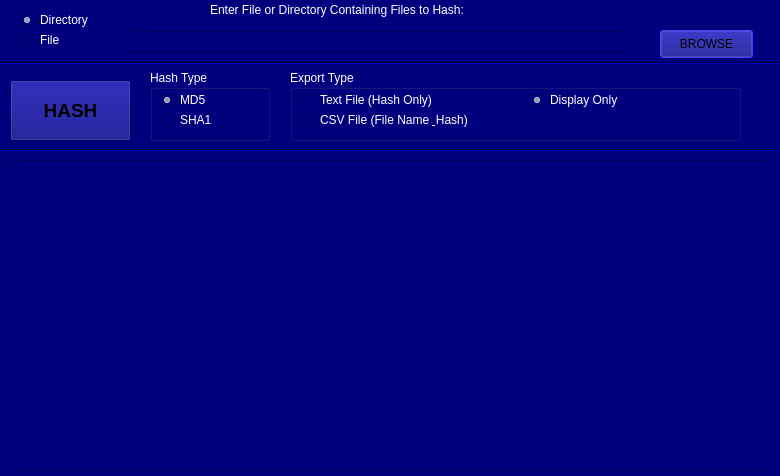
<?xml version="1.0" encoding="UTF-8"?>
<ui version="4.0">
 <class>Dialog</class>
 <widget class="QDialog" name="Dialog">
  <property name="geometry">
   <rect>
    <x>0</x>
    <y>0</y>
    <width>780</width>
    <height>476</height>
   </rect>
  </property>
  <property name="palette">
   <palette>
    <active>
     <colorrole role="WindowText">
      <brush brushstyle="SolidPattern">
       <color alpha="255">
        <red>255</red>
        <green>255</green>
        <blue>255</blue>
       </color>
      </brush>
     </colorrole>
     <colorrole role="Button">
      <brush brushstyle="SolidPattern">
       <color alpha="255">
        <red>0</red>
        <green>0</green>
        <blue>255</blue>
       </color>
      </brush>
     </colorrole>
     <colorrole role="Light">
      <brush brushstyle="SolidPattern">
       <color alpha="255">
        <red>0</red>
        <green>0</green>
        <blue>190</blue>
       </color>
      </brush>
     </colorrole>
     <colorrole role="Midlight">
      <brush brushstyle="SolidPattern">
       <color alpha="255">
        <red>0</red>
        <green>0</green>
        <blue>158</blue>
       </color>
      </brush>
     </colorrole>
     <colorrole role="Dark">
      <brush brushstyle="SolidPattern">
       <color alpha="255">
        <red>0</red>
        <green>0</green>
        <blue>63</blue>
       </color>
      </brush>
     </colorrole>
     <colorrole role="Mid">
      <brush brushstyle="SolidPattern">
       <color alpha="255">
        <red>0</red>
        <green>0</green>
        <blue>85</blue>
       </color>
      </brush>
     </colorrole>
     <colorrole role="Text">
      <brush brushstyle="SolidPattern">
       <color alpha="255">
        <red>255</red>
        <green>255</green>
        <blue>255</blue>
       </color>
      </brush>
     </colorrole>
     <colorrole role="BrightText">
      <brush brushstyle="SolidPattern">
       <color alpha="255">
        <red>255</red>
        <green>255</green>
        <blue>255</blue>
       </color>
      </brush>
     </colorrole>
     <colorrole role="ButtonText">
      <brush brushstyle="SolidPattern">
       <color alpha="255">
        <red>0</red>
        <green>0</green>
        <blue>0</blue>
       </color>
      </brush>
     </colorrole>
     <colorrole role="Base">
      <brush brushstyle="SolidPattern">
       <color alpha="255">
        <red>255</red>
        <green>255</green>
        <blue>255</blue>
       </color>
      </brush>
     </colorrole>
     <colorrole role="Window">
      <brush brushstyle="SolidPattern">
       <color alpha="255">
        <red>0</red>
        <green>0</green>
        <blue>127</blue>
       </color>
      </brush>
     </colorrole>
     <colorrole role="Shadow">
      <brush brushstyle="SolidPattern">
       <color alpha="255">
        <red>0</red>
        <green>0</green>
        <blue>0</blue>
       </color>
      </brush>
     </colorrole>
     <colorrole role="Highlight">
      <brush brushstyle="SolidPattern">
       <color alpha="255">
        <red>0</red>
        <green>120</green>
        <blue>215</blue>
       </color>
      </brush>
     </colorrole>
     <colorrole role="HighlightedText">
      <brush brushstyle="SolidPattern">
       <color alpha="255">
        <red>0</red>
        <green>0</green>
        <blue>0</blue>
       </color>
      </brush>
     </colorrole>
     <colorrole role="AlternateBase">
      <brush brushstyle="SolidPattern">
       <color alpha="255">
        <red>0</red>
        <green>0</green>
        <blue>63</blue>
       </color>
      </brush>
     </colorrole>
     <colorrole role="ToolTipBase">
      <brush brushstyle="SolidPattern">
       <color alpha="255">
        <red>255</red>
        <green>255</green>
        <blue>220</blue>
       </color>
      </brush>
     </colorrole>
     <colorrole role="ToolTipText">
      <brush brushstyle="SolidPattern">
       <color alpha="255">
        <red>0</red>
        <green>0</green>
        <blue>0</blue>
       </color>
      </brush>
     </colorrole>
     <colorrole role="PlaceholderText">
      <brush brushstyle="SolidPattern">
       <color alpha="128">
        <red>255</red>
        <green>255</green>
        <blue>255</blue>
       </color>
      </brush>
     </colorrole>
    </active>
    <inactive>
     <colorrole role="WindowText">
      <brush brushstyle="SolidPattern">
       <color alpha="255">
        <red>255</red>
        <green>255</green>
        <blue>255</blue>
       </color>
      </brush>
     </colorrole>
     <colorrole role="Button">
      <brush brushstyle="SolidPattern">
       <color alpha="255">
        <red>0</red>
        <green>0</green>
        <blue>127</blue>
       </color>
      </brush>
     </colorrole>
     <colorrole role="Light">
      <brush brushstyle="SolidPattern">
       <color alpha="255">
        <red>0</red>
        <green>0</green>
        <blue>190</blue>
       </color>
      </brush>
     </colorrole>
     <colorrole role="Midlight">
      <brush brushstyle="SolidPattern">
       <color alpha="255">
        <red>0</red>
        <green>0</green>
        <blue>158</blue>
       </color>
      </brush>
     </colorrole>
     <colorrole role="Dark">
      <brush brushstyle="SolidPattern">
       <color alpha="255">
        <red>0</red>
        <green>0</green>
        <blue>63</blue>
       </color>
      </brush>
     </colorrole>
     <colorrole role="Mid">
      <brush brushstyle="SolidPattern">
       <color alpha="255">
        <red>0</red>
        <green>0</green>
        <blue>85</blue>
       </color>
      </brush>
     </colorrole>
     <colorrole role="Text">
      <brush brushstyle="SolidPattern">
       <color alpha="255">
        <red>255</red>
        <green>255</green>
        <blue>255</blue>
       </color>
      </brush>
     </colorrole>
     <colorrole role="BrightText">
      <brush brushstyle="SolidPattern">
       <color alpha="255">
        <red>255</red>
        <green>255</green>
        <blue>255</blue>
       </color>
      </brush>
     </colorrole>
     <colorrole role="ButtonText">
      <brush brushstyle="SolidPattern">
       <color alpha="255">
        <red>0</red>
        <green>0</green>
        <blue>0</blue>
       </color>
      </brush>
     </colorrole>
     <colorrole role="Base">
      <brush brushstyle="SolidPattern">
       <color alpha="255">
        <red>0</red>
        <green>0</green>
        <blue>127</blue>
       </color>
      </brush>
     </colorrole>
     <colorrole role="Window">
      <brush brushstyle="SolidPattern">
       <color alpha="255">
        <red>0</red>
        <green>0</green>
        <blue>127</blue>
       </color>
      </brush>
     </colorrole>
     <colorrole role="Shadow">
      <brush brushstyle="SolidPattern">
       <color alpha="255">
        <red>0</red>
        <green>0</green>
        <blue>0</blue>
       </color>
      </brush>
     </colorrole>
     <colorrole role="Highlight">
      <brush brushstyle="SolidPattern">
       <color alpha="255">
        <red>0</red>
        <green>0</green>
        <blue>255</blue>
       </color>
      </brush>
     </colorrole>
     <colorrole role="HighlightedText">
      <brush brushstyle="SolidPattern">
       <color alpha="255">
        <red>0</red>
        <green>0</green>
        <blue>0</blue>
       </color>
      </brush>
     </colorrole>
     <colorrole role="AlternateBase">
      <brush brushstyle="SolidPattern">
       <color alpha="255">
        <red>0</red>
        <green>0</green>
        <blue>63</blue>
       </color>
      </brush>
     </colorrole>
     <colorrole role="ToolTipBase">
      <brush brushstyle="SolidPattern">
       <color alpha="255">
        <red>255</red>
        <green>255</green>
        <blue>220</blue>
       </color>
      </brush>
     </colorrole>
     <colorrole role="ToolTipText">
      <brush brushstyle="SolidPattern">
       <color alpha="255">
        <red>255</red>
        <green>255</green>
        <blue>255</blue>
       </color>
      </brush>
     </colorrole>
     <colorrole role="PlaceholderText">
      <brush brushstyle="SolidPattern">
       <color alpha="128">
        <red>255</red>
        <green>255</green>
        <blue>255</blue>
       </color>
      </brush>
     </colorrole>
    </inactive>
    <disabled>
     <colorrole role="WindowText">
      <brush brushstyle="SolidPattern">
       <color alpha="255">
        <red>255</red>
        <green>255</green>
        <blue>255</blue>
       </color>
      </brush>
     </colorrole>
     <colorrole role="Button">
      <brush brushstyle="SolidPattern">
       <color alpha="255">
        <red>0</red>
        <green>0</green>
        <blue>127</blue>
       </color>
      </brush>
     </colorrole>
     <colorrole role="Light">
      <brush brushstyle="SolidPattern">
       <color alpha="255">
        <red>0</red>
        <green>0</green>
        <blue>190</blue>
       </color>
      </brush>
     </colorrole>
     <colorrole role="Midlight">
      <brush brushstyle="SolidPattern">
       <color alpha="255">
        <red>0</red>
        <green>0</green>
        <blue>158</blue>
       </color>
      </brush>
     </colorrole>
     <colorrole role="Dark">
      <brush brushstyle="SolidPattern">
       <color alpha="255">
        <red>0</red>
        <green>0</green>
        <blue>63</blue>
       </color>
      </brush>
     </colorrole>
     <colorrole role="Mid">
      <brush brushstyle="SolidPattern">
       <color alpha="255">
        <red>0</red>
        <green>0</green>
        <blue>85</blue>
       </color>
      </brush>
     </colorrole>
     <colorrole role="Text">
      <brush brushstyle="SolidPattern">
       <color alpha="255">
        <red>255</red>
        <green>255</green>
        <blue>255</blue>
       </color>
      </brush>
     </colorrole>
     <colorrole role="BrightText">
      <brush brushstyle="SolidPattern">
       <color alpha="255">
        <red>255</red>
        <green>255</green>
        <blue>255</blue>
       </color>
      </brush>
     </colorrole>
     <colorrole role="ButtonText">
      <brush brushstyle="SolidPattern">
       <color alpha="255">
        <red>0</red>
        <green>0</green>
        <blue>63</blue>
       </color>
      </brush>
     </colorrole>
     <colorrole role="Base">
      <brush brushstyle="SolidPattern">
       <color alpha="255">
        <red>0</red>
        <green>0</green>
        <blue>127</blue>
       </color>
      </brush>
     </colorrole>
     <colorrole role="Window">
      <brush brushstyle="SolidPattern">
       <color alpha="255">
        <red>0</red>
        <green>0</green>
        <blue>127</blue>
       </color>
      </brush>
     </colorrole>
     <colorrole role="Shadow">
      <brush brushstyle="SolidPattern">
       <color alpha="255">
        <red>0</red>
        <green>0</green>
        <blue>0</blue>
       </color>
      </brush>
     </colorrole>
     <colorrole role="Highlight">
      <brush brushstyle="SolidPattern">
       <color alpha="255">
        <red>0</red>
        <green>120</green>
        <blue>215</blue>
       </color>
      </brush>
     </colorrole>
     <colorrole role="HighlightedText">
      <brush brushstyle="SolidPattern">
       <color alpha="255">
        <red>255</red>
        <green>255</green>
        <blue>255</blue>
       </color>
      </brush>
     </colorrole>
     <colorrole role="AlternateBase">
      <brush brushstyle="SolidPattern">
       <color alpha="255">
        <red>0</red>
        <green>0</green>
        <blue>127</blue>
       </color>
      </brush>
     </colorrole>
     <colorrole role="ToolTipBase">
      <brush brushstyle="SolidPattern">
       <color alpha="255">
        <red>255</red>
        <green>255</green>
        <blue>220</blue>
       </color>
      </brush>
     </colorrole>
     <colorrole role="ToolTipText">
      <brush brushstyle="SolidPattern">
       <color alpha="255">
        <red>255</red>
        <green>255</green>
        <blue>255</blue>
       </color>
      </brush>
     </colorrole>
     <colorrole role="PlaceholderText">
      <brush brushstyle="SolidPattern">
       <color alpha="128">
        <red>255</red>
        <green>255</green>
        <blue>255</blue>
       </color>
      </brush>
     </colorrole>
    </disabled>
   </palette>
  </property>
  <property name="windowTitle">
   <string>Dialog</string>
  </property>
  <widget class="QPushButton" name="browse">
   <property name="geometry">
    <rect>
     <x>660</x>
     <y>30</y>
     <width>93</width>
     <height>28</height>
    </rect>
   </property>
   <property name="text">
    <string>BROWSE</string>
   </property>
  </widget>
  <widget class="QLineEdit" name="name">
   <property name="geometry">
    <rect>
     <x>130</x>
     <y>30</y>
     <width>501</width>
     <height>22</height>
    </rect>
   </property>
  </widget>
  <widget class="QTextBrowser" name="display">
   <property name="geometry">
    <rect>
     <x>10</x>
     <y>160</y>
     <width>761</width>
     <height>311</height>
    </rect>
   </property>
   <property name="palette">
    <palette>
     <active>
      <colorrole role="Text">
       <brush brushstyle="SolidPattern">
        <color alpha="255">
         <red>0</red>
         <green>0</green>
         <blue>0</blue>
        </color>
       </brush>
      </colorrole>
      <colorrole role="Highlight">
       <brush brushstyle="SolidPattern">
        <color alpha="255">
         <red>255</red>
         <green>255</green>
         <blue>255</blue>
        </color>
       </brush>
      </colorrole>
     </active>
     <inactive>
      <colorrole role="Text">
       <brush brushstyle="SolidPattern">
        <color alpha="255">
         <red>0</red>
         <green>0</green>
         <blue>0</blue>
        </color>
       </brush>
      </colorrole>
      <colorrole role="Highlight">
       <brush brushstyle="SolidPattern">
        <color alpha="255">
         <red>255</red>
         <green>255</green>
         <blue>255</blue>
        </color>
       </brush>
      </colorrole>
     </inactive>
     <disabled>
      <colorrole role="Text">
       <brush brushstyle="SolidPattern">
        <color alpha="255">
         <red>255</red>
         <green>255</green>
         <blue>255</blue>
        </color>
       </brush>
      </colorrole>
      <colorrole role="Highlight">
       <brush brushstyle="SolidPattern">
        <color alpha="255">
         <red>0</red>
         <green>120</green>
         <blue>215</blue>
        </color>
       </brush>
      </colorrole>
     </disabled>
    </palette>
   </property>
  </widget>
  <widget class="QPushButton" name="hash_button">
   <property name="geometry">
    <rect>
     <x>10</x>
     <y>80</y>
     <width>121</width>
     <height>61</height>
    </rect>
   </property>
   <property name="font">
    <font>
     <pointsize>14</pointsize>
     <weight>75</weight>
     <bold>true</bold>
    </font>
   </property>
   <property name="text">
    <string>HASH</string>
   </property>
  </widget>
  <widget class="QLabel" name="label">
   <property name="geometry">
    <rect>
     <x>210</x>
     <y>0</y>
     <width>291</width>
     <height>20</height>
    </rect>
   </property>
   <property name="text">
    <string>Enter File or Directory Containing Files to Hash:</string>
   </property>
  </widget>
  <widget class="Line" name="line">
   <property name="geometry">
    <rect>
     <x>0</x>
     <y>53</y>
     <width>781</width>
     <height>20</height>
    </rect>
   </property>
   <property name="orientation">
    <enum>Qt::Horizontal</enum>
   </property>
  </widget>
  <widget class="Line" name="line_2">
   <property name="geometry">
    <rect>
     <x>0</x>
     <y>140</y>
     <width>781</width>
     <height>20</height>
    </rect>
   </property>
   <property name="orientation">
    <enum>Qt::Horizontal</enum>
   </property>
  </widget>
  <widget class="QRadioButton" name="directory_button">
   <property name="geometry">
    <rect>
     <x>20</x>
     <y>10</y>
     <width>95</width>
     <height>20</height>
    </rect>
   </property>
   <property name="text">
    <string>Directory</string>
   </property>
   <property name="checked">
    <bool>true</bool>
   </property>
  </widget>
  <widget class="QRadioButton" name="file_button">
   <property name="geometry">
    <rect>
     <x>20</x>
     <y>30</y>
     <width>95</width>
     <height>20</height>
    </rect>
   </property>
   <property name="text">
    <string>File</string>
   </property>
   <property name="checked">
    <bool>false</bool>
   </property>
  </widget>
  <widget class="QGroupBox" name="groupBox">
   <property name="geometry">
    <rect>
     <x>150</x>
     <y>70</y>
     <width>120</width>
     <height>71</height>
    </rect>
   </property>
   <property name="palette">
    <palette>
     <active>
      <colorrole role="WindowText">
       <brush brushstyle="SolidPattern">
        <color alpha="255">
         <red>255</red>
         <green>255</green>
         <blue>255</blue>
        </color>
       </brush>
      </colorrole>
      <colorrole role="Dark">
       <brush brushstyle="SolidPattern">
        <color alpha="255">
         <red>255</red>
         <green>255</green>
         <blue>255</blue>
        </color>
       </brush>
      </colorrole>
      <colorrole role="Text">
       <brush brushstyle="SolidPattern">
        <color alpha="255">
         <red>255</red>
         <green>255</green>
         <blue>255</blue>
        </color>
       </brush>
      </colorrole>
      <colorrole role="ButtonText">
       <brush brushstyle="SolidPattern">
        <color alpha="255">
         <red>0</red>
         <green>0</green>
         <blue>0</blue>
        </color>
       </brush>
      </colorrole>
      <colorrole role="Highlight">
       <brush brushstyle="SolidPattern">
        <color alpha="255">
         <red>255</red>
         <green>255</green>
         <blue>255</blue>
        </color>
       </brush>
      </colorrole>
      <colorrole role="HighlightedText">
       <brush brushstyle="SolidPattern">
        <color alpha="255">
         <red>255</red>
         <green>255</green>
         <blue>255</blue>
        </color>
       </brush>
      </colorrole>
      <colorrole role="ToolTipText">
       <brush brushstyle="SolidPattern">
        <color alpha="255">
         <red>255</red>
         <green>255</green>
         <blue>255</blue>
        </color>
       </brush>
      </colorrole>
      <colorrole role="PlaceholderText">
       <brush brushstyle="NoBrush">
        <color alpha="128">
         <red>255</red>
         <green>255</green>
         <blue>255</blue>
        </color>
       </brush>
      </colorrole>
     </active>
     <inactive>
      <colorrole role="WindowText">
       <brush brushstyle="SolidPattern">
        <color alpha="255">
         <red>255</red>
         <green>255</green>
         <blue>255</blue>
        </color>
       </brush>
      </colorrole>
      <colorrole role="Dark">
       <brush brushstyle="SolidPattern">
        <color alpha="255">
         <red>255</red>
         <green>255</green>
         <blue>255</blue>
        </color>
       </brush>
      </colorrole>
      <colorrole role="Text">
       <brush brushstyle="SolidPattern">
        <color alpha="255">
         <red>255</red>
         <green>255</green>
         <blue>255</blue>
        </color>
       </brush>
      </colorrole>
      <colorrole role="ButtonText">
       <brush brushstyle="SolidPattern">
        <color alpha="255">
         <red>0</red>
         <green>0</green>
         <blue>0</blue>
        </color>
       </brush>
      </colorrole>
      <colorrole role="Highlight">
       <brush brushstyle="SolidPattern">
        <color alpha="255">
         <red>255</red>
         <green>255</green>
         <blue>255</blue>
        </color>
       </brush>
      </colorrole>
      <colorrole role="HighlightedText">
       <brush brushstyle="SolidPattern">
        <color alpha="255">
         <red>255</red>
         <green>255</green>
         <blue>255</blue>
        </color>
       </brush>
      </colorrole>
      <colorrole role="ToolTipText">
       <brush brushstyle="SolidPattern">
        <color alpha="255">
         <red>255</red>
         <green>255</green>
         <blue>255</blue>
        </color>
       </brush>
      </colorrole>
      <colorrole role="PlaceholderText">
       <brush brushstyle="NoBrush">
        <color alpha="128">
         <red>255</red>
         <green>255</green>
         <blue>255</blue>
        </color>
       </brush>
      </colorrole>
     </inactive>
     <disabled>
      <colorrole role="WindowText">
       <brush brushstyle="SolidPattern">
        <color alpha="255">
         <red>255</red>
         <green>255</green>
         <blue>255</blue>
        </color>
       </brush>
      </colorrole>
      <colorrole role="Dark">
       <brush brushstyle="SolidPattern">
        <color alpha="255">
         <red>255</red>
         <green>255</green>
         <blue>255</blue>
        </color>
       </brush>
      </colorrole>
      <colorrole role="Text">
       <brush brushstyle="SolidPattern">
        <color alpha="255">
         <red>255</red>
         <green>255</green>
         <blue>255</blue>
        </color>
       </brush>
      </colorrole>
      <colorrole role="ButtonText">
       <brush brushstyle="SolidPattern">
        <color alpha="255">
         <red>255</red>
         <green>255</green>
         <blue>255</blue>
        </color>
       </brush>
      </colorrole>
      <colorrole role="Highlight">
       <brush brushstyle="SolidPattern">
        <color alpha="255">
         <red>0</red>
         <green>120</green>
         <blue>215</blue>
        </color>
       </brush>
      </colorrole>
      <colorrole role="HighlightedText">
       <brush brushstyle="SolidPattern">
        <color alpha="255">
         <red>255</red>
         <green>255</green>
         <blue>255</blue>
        </color>
       </brush>
      </colorrole>
      <colorrole role="ToolTipText">
       <brush brushstyle="SolidPattern">
        <color alpha="255">
         <red>255</red>
         <green>255</green>
         <blue>255</blue>
        </color>
       </brush>
      </colorrole>
      <colorrole role="PlaceholderText">
       <brush brushstyle="NoBrush">
        <color alpha="128">
         <red>255</red>
         <green>255</green>
         <blue>255</blue>
        </color>
       </brush>
      </colorrole>
     </disabled>
    </palette>
   </property>
   <property name="title">
    <string>Hash Type</string>
   </property>
   <widget class="QRadioButton" name="md5_box">
    <property name="geometry">
     <rect>
      <x>10</x>
      <y>20</y>
      <width>95</width>
      <height>20</height>
     </rect>
    </property>
    <property name="palette">
     <palette>
      <active>
       <colorrole role="WindowText">
        <brush brushstyle="SolidPattern">
         <color alpha="255">
          <red>255</red>
          <green>255</green>
          <blue>255</blue>
         </color>
        </brush>
       </colorrole>
       <colorrole role="Dark">
        <brush brushstyle="SolidPattern">
         <color alpha="255">
          <red>255</red>
          <green>255</green>
          <blue>255</blue>
         </color>
        </brush>
       </colorrole>
       <colorrole role="Text">
        <brush brushstyle="SolidPattern">
         <color alpha="255">
          <red>255</red>
          <green>255</green>
          <blue>255</blue>
         </color>
        </brush>
       </colorrole>
       <colorrole role="ButtonText">
        <brush brushstyle="SolidPattern">
         <color alpha="255">
          <red>0</red>
          <green>0</green>
          <blue>0</blue>
         </color>
        </brush>
       </colorrole>
       <colorrole role="PlaceholderText">
        <brush brushstyle="NoBrush">
         <color alpha="128">
          <red>255</red>
          <green>255</green>
          <blue>255</blue>
         </color>
        </brush>
       </colorrole>
      </active>
      <inactive>
       <colorrole role="WindowText">
        <brush brushstyle="SolidPattern">
         <color alpha="255">
          <red>255</red>
          <green>255</green>
          <blue>255</blue>
         </color>
        </brush>
       </colorrole>
       <colorrole role="Dark">
        <brush brushstyle="SolidPattern">
         <color alpha="255">
          <red>255</red>
          <green>255</green>
          <blue>255</blue>
         </color>
        </brush>
       </colorrole>
       <colorrole role="Text">
        <brush brushstyle="SolidPattern">
         <color alpha="255">
          <red>255</red>
          <green>255</green>
          <blue>255</blue>
         </color>
        </brush>
       </colorrole>
       <colorrole role="ButtonText">
        <brush brushstyle="SolidPattern">
         <color alpha="255">
          <red>0</red>
          <green>0</green>
          <blue>0</blue>
         </color>
        </brush>
       </colorrole>
       <colorrole role="PlaceholderText">
        <brush brushstyle="NoBrush">
         <color alpha="128">
          <red>255</red>
          <green>255</green>
          <blue>255</blue>
         </color>
        </brush>
       </colorrole>
      </inactive>
      <disabled>
       <colorrole role="WindowText">
        <brush brushstyle="SolidPattern">
         <color alpha="255">
          <red>255</red>
          <green>255</green>
          <blue>255</blue>
         </color>
        </brush>
       </colorrole>
       <colorrole role="Dark">
        <brush brushstyle="SolidPattern">
         <color alpha="255">
          <red>255</red>
          <green>255</green>
          <blue>255</blue>
         </color>
        </brush>
       </colorrole>
       <colorrole role="Text">
        <brush brushstyle="SolidPattern">
         <color alpha="255">
          <red>255</red>
          <green>255</green>
          <blue>255</blue>
         </color>
        </brush>
       </colorrole>
       <colorrole role="ButtonText">
        <brush brushstyle="SolidPattern">
         <color alpha="255">
          <red>255</red>
          <green>255</green>
          <blue>255</blue>
         </color>
        </brush>
       </colorrole>
       <colorrole role="PlaceholderText">
        <brush brushstyle="NoBrush">
         <color alpha="128">
          <red>255</red>
          <green>255</green>
          <blue>255</blue>
         </color>
        </brush>
       </colorrole>
      </disabled>
     </palette>
    </property>
    <property name="text">
     <string>MD5</string>
    </property>
    <property name="checked">
     <bool>true</bool>
    </property>
   </widget>
   <widget class="QRadioButton" name="sha1_box">
    <property name="geometry">
     <rect>
      <x>10</x>
      <y>40</y>
      <width>95</width>
      <height>20</height>
     </rect>
    </property>
    <property name="text">
     <string>SHA1</string>
    </property>
   </widget>
  </widget>
  <widget class="QGroupBox" name="groupBox_2">
   <property name="geometry">
    <rect>
     <x>290</x>
     <y>70</y>
     <width>451</width>
     <height>71</height>
    </rect>
   </property>
   <property name="palette">
    <palette>
     <active>
      <colorrole role="WindowText">
       <brush brushstyle="SolidPattern">
        <color alpha="255">
         <red>255</red>
         <green>255</green>
         <blue>255</blue>
        </color>
       </brush>
      </colorrole>
      <colorrole role="Dark">
       <brush brushstyle="SolidPattern">
        <color alpha="255">
         <red>255</red>
         <green>255</green>
         <blue>255</blue>
        </color>
       </brush>
      </colorrole>
      <colorrole role="Text">
       <brush brushstyle="SolidPattern">
        <color alpha="255">
         <red>255</red>
         <green>255</green>
         <blue>255</blue>
        </color>
       </brush>
      </colorrole>
      <colorrole role="ButtonText">
       <brush brushstyle="SolidPattern">
        <color alpha="255">
         <red>0</red>
         <green>0</green>
         <blue>0</blue>
        </color>
       </brush>
      </colorrole>
      <colorrole role="Base">
       <brush brushstyle="SolidPattern">
        <color alpha="255">
         <red>0</red>
         <green>0</green>
         <blue>127</blue>
        </color>
       </brush>
      </colorrole>
      <colorrole role="Shadow">
       <brush brushstyle="SolidPattern">
        <color alpha="255">
         <red>0</red>
         <green>0</green>
         <blue>127</blue>
        </color>
       </brush>
      </colorrole>
      <colorrole role="HighlightedText">
       <brush brushstyle="SolidPattern">
        <color alpha="255">
         <red>255</red>
         <green>255</green>
         <blue>255</blue>
        </color>
       </brush>
      </colorrole>
      <colorrole role="AlternateBase">
       <brush brushstyle="SolidPattern">
        <color alpha="255">
         <red>0</red>
         <green>85</green>
         <blue>255</blue>
        </color>
       </brush>
      </colorrole>
      <colorrole role="ToolTipText">
       <brush brushstyle="SolidPattern">
        <color alpha="255">
         <red>0</red>
         <green>0</green>
         <blue>127</blue>
        </color>
       </brush>
      </colorrole>
      <colorrole role="PlaceholderText">
       <brush brushstyle="NoBrush">
        <color alpha="128">
         <red>255</red>
         <green>255</green>
         <blue>255</blue>
        </color>
       </brush>
      </colorrole>
     </active>
     <inactive>
      <colorrole role="WindowText">
       <brush brushstyle="SolidPattern">
        <color alpha="255">
         <red>255</red>
         <green>255</green>
         <blue>255</blue>
        </color>
       </brush>
      </colorrole>
      <colorrole role="Dark">
       <brush brushstyle="SolidPattern">
        <color alpha="255">
         <red>255</red>
         <green>255</green>
         <blue>255</blue>
        </color>
       </brush>
      </colorrole>
      <colorrole role="Text">
       <brush brushstyle="SolidPattern">
        <color alpha="255">
         <red>255</red>
         <green>255</green>
         <blue>255</blue>
        </color>
       </brush>
      </colorrole>
      <colorrole role="ButtonText">
       <brush brushstyle="SolidPattern">
        <color alpha="255">
         <red>255</red>
         <green>255</green>
         <blue>255</blue>
        </color>
       </brush>
      </colorrole>
      <colorrole role="Base">
       <brush brushstyle="SolidPattern">
        <color alpha="255">
         <red>0</red>
         <green>0</green>
         <blue>127</blue>
        </color>
       </brush>
      </colorrole>
      <colorrole role="Shadow">
       <brush brushstyle="SolidPattern">
        <color alpha="255">
         <red>0</red>
         <green>0</green>
         <blue>127</blue>
        </color>
       </brush>
      </colorrole>
      <colorrole role="HighlightedText">
       <brush brushstyle="SolidPattern">
        <color alpha="255">
         <red>255</red>
         <green>255</green>
         <blue>255</blue>
        </color>
       </brush>
      </colorrole>
      <colorrole role="AlternateBase">
       <brush brushstyle="SolidPattern">
        <color alpha="255">
         <red>0</red>
         <green>85</green>
         <blue>255</blue>
        </color>
       </brush>
      </colorrole>
      <colorrole role="ToolTipText">
       <brush brushstyle="SolidPattern">
        <color alpha="255">
         <red>0</red>
         <green>0</green>
         <blue>127</blue>
        </color>
       </brush>
      </colorrole>
      <colorrole role="PlaceholderText">
       <brush brushstyle="NoBrush">
        <color alpha="128">
         <red>255</red>
         <green>255</green>
         <blue>255</blue>
        </color>
       </brush>
      </colorrole>
     </inactive>
     <disabled>
      <colorrole role="WindowText">
       <brush brushstyle="SolidPattern">
        <color alpha="255">
         <red>255</red>
         <green>255</green>
         <blue>255</blue>
        </color>
       </brush>
      </colorrole>
      <colorrole role="Dark">
       <brush brushstyle="SolidPattern">
        <color alpha="255">
         <red>255</red>
         <green>255</green>
         <blue>255</blue>
        </color>
       </brush>
      </colorrole>
      <colorrole role="Text">
       <brush brushstyle="SolidPattern">
        <color alpha="255">
         <red>255</red>
         <green>255</green>
         <blue>255</blue>
        </color>
       </brush>
      </colorrole>
      <colorrole role="ButtonText">
       <brush brushstyle="SolidPattern">
        <color alpha="255">
         <red>255</red>
         <green>255</green>
         <blue>255</blue>
        </color>
       </brush>
      </colorrole>
      <colorrole role="Base">
       <brush brushstyle="SolidPattern">
        <color alpha="255">
         <red>0</red>
         <green>0</green>
         <blue>127</blue>
        </color>
       </brush>
      </colorrole>
      <colorrole role="Shadow">
       <brush brushstyle="SolidPattern">
        <color alpha="255">
         <red>0</red>
         <green>0</green>
         <blue>127</blue>
        </color>
       </brush>
      </colorrole>
      <colorrole role="HighlightedText">
       <brush brushstyle="SolidPattern">
        <color alpha="255">
         <red>255</red>
         <green>255</green>
         <blue>255</blue>
        </color>
       </brush>
      </colorrole>
      <colorrole role="AlternateBase">
       <brush brushstyle="SolidPattern">
        <color alpha="255">
         <red>0</red>
         <green>85</green>
         <blue>255</blue>
        </color>
       </brush>
      </colorrole>
      <colorrole role="ToolTipText">
       <brush brushstyle="SolidPattern">
        <color alpha="255">
         <red>0</red>
         <green>0</green>
         <blue>127</blue>
        </color>
       </brush>
      </colorrole>
      <colorrole role="PlaceholderText">
       <brush brushstyle="NoBrush">
        <color alpha="128">
         <red>255</red>
         <green>255</green>
         <blue>255</blue>
        </color>
       </brush>
      </colorrole>
     </disabled>
    </palette>
   </property>
   <property name="title">
    <string>Export Type</string>
   </property>
   <widget class="QRadioButton" name="text_box">
    <property name="geometry">
     <rect>
      <x>10</x>
      <y>20</y>
      <width>161</width>
      <height>20</height>
     </rect>
    </property>
    <property name="text">
     <string>Text File (Hash Only)</string>
    </property>
    <property name="checked">
     <bool>false</bool>
    </property>
   </widget>
   <widget class="QRadioButton" name="csv_box">
    <property name="geometry">
     <rect>
      <x>10</x>
      <y>40</y>
      <width>191</width>
      <height>20</height>
     </rect>
    </property>
    <property name="text">
     <string>CSV File (File Name &amp; Hash)</string>
    </property>
   </widget>
   <widget class="QRadioButton" name="displayonly_box">
    <property name="geometry">
     <rect>
      <x>240</x>
      <y>20</y>
      <width>161</width>
      <height>20</height>
     </rect>
    </property>
    <property name="text">
     <string>Display Only</string>
    </property>
    <property name="checked">
     <bool>true</bool>
    </property>
   </widget>
  </widget>
 </widget>
 <resources/>
 <connections/>
</ui>
